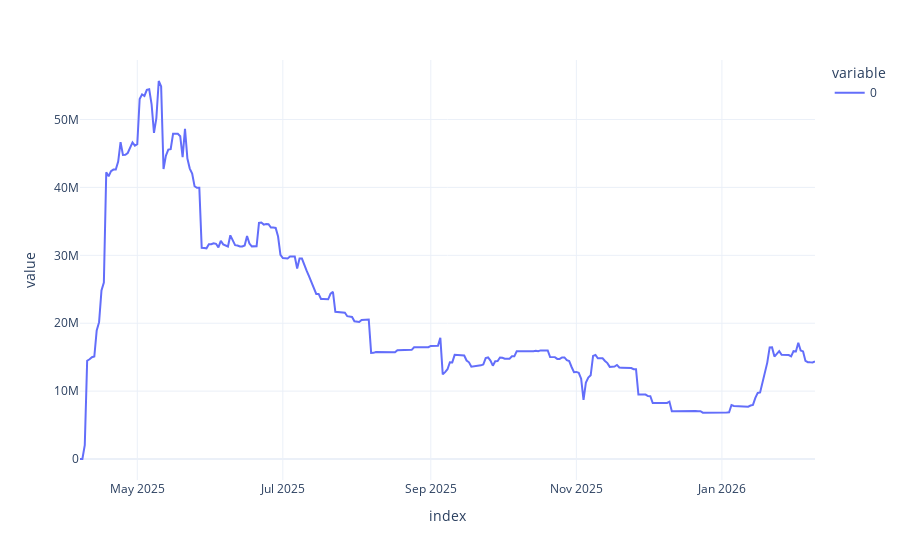

This figure's notebook cell:
### Code cell
px.line(auto_usd_df.sum(axis=1))

### Figure 1 — Plotly figure (JSON) as saved in the notebook; plotly's stock layout.template omitted (floating-point values rounded to 4 significant figures; data arrays with more than 128 entries replaced by an {"elided": "..."} marker saying what was removed)
{"data": [{"hovertemplate": "variable=0<br>index=%{x}<br>value=%{y}<extra></extra>", "legendgroup": "0", "line": {"color": "#636efa", "dash": "solid"}, "marker": {"symbol": "circle"}, "mode": "lines", "name": "0", "orientation": "v", "showlegend": true, "type": "scatter", "x": {"elided": "309 str values"}, "xaxis": "x", "y": {"elided": "309 float values"}, "yaxis": "y"}], "layout": {"legend": {"title": {"text": "variable"}, "tracegroupgap": 0}, "margin": {"t": 60}, "xaxis": {"anchor": "y", "domain": [0, 1], "title": {"text": "index"}}, "yaxis": {"anchor": "x", "domain": [0, 1], "title": {"text": "value"}}}}
